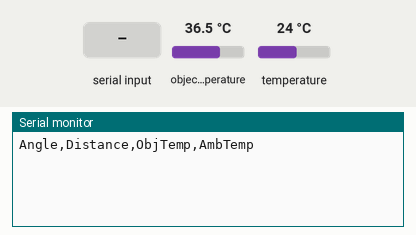
A sketch run on a simulated Arduino Uno, built with avr-gcc and run on an emulated ATmega328P. On the bench: the last lines printed to the serial monitor. The inputs (shaded band) are chosen by the test bench; at power-on: object temperature 36.5 °C, temperature 24 °C.

Above: at 1.2 s.
1.3 s: "90,45\n" received over Serial
At 2.4 s:
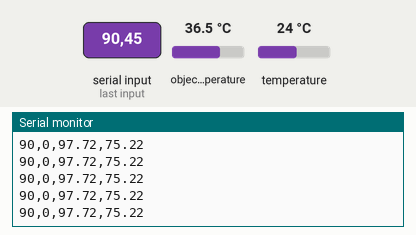
4.2 s: "30,150\n" received over Serial
5.7 s: "5\n" received over Serial
8.7 s: object temperature set to 20 °C
At 10.6 s:
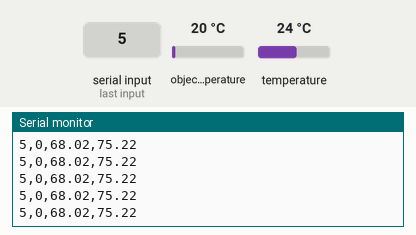
Timing chart, 0 to 11.2 s (numbered marks = the images above; inputs shaded):
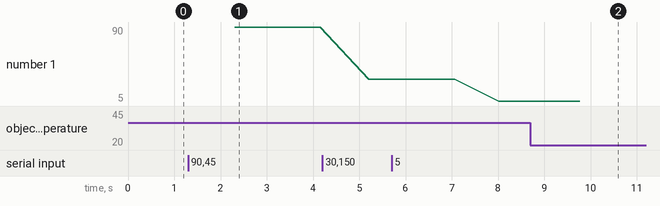

The sketch:

AngleExperiment.ino
```cpp
#include <SparkFunMLX90614.h>
#include <Wire.h>

IRTherm therm; //Infrared sensor object

int distance = 0;
int angle = 0;

void setup() {
  Serial.begin(9600);
  therm.begin();
  therm.setUnit(TEMP_F);
  Serial.println("Angle,Distance,ObjTemp,AmbTemp");
}

void loop() {
  while(Serial.available()){
    String s = Serial.readString();
    angle = s.substring(0,2).toInt();
    distance = s.substring(2).toInt();
    for(int i = 0; i<100; i++){
      infraredReading();
      delay(10);
    }
  }
}


//READING IR SENSOR OUTPUT
void infraredReading(){
  if (therm.read()) // On success, read() will return 1, on fail 0.
  {
    Serial.print(angle);
    Serial.print(",");
    Serial.print(distance);
    Serial.print(",");
    Serial.print(therm.object());
    Serial.print(",");
    Serial.println(therm.ambient());

  }else{
    //Serial.println("Signal not found, check IR connections...");
  }
}
```

Measured:
- after the input at 1.3 s, the serial monitor: prints a new line after 1.0 s (image 1)
- after the input at 8.7 s, the serial monitor: prints a new line after 0.06 s (image 2)
- plotted number 1: 90 → 30 after the input at 4.2 s, 30 → 5 after the input at 5.7 s
